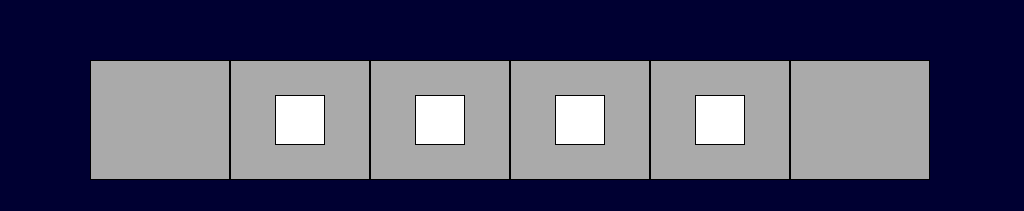
<?xml version="1.0" encoding="UTF-8"?>
<ui version="4.0">
 <class>VehicleTractPage</class>
 <widget class="QWidget" name="VehicleTractPage">
  <property name="geometry">
   <rect>
    <x>0</x>
    <y>0</y>
    <width>1024</width>
    <height>211</height>
   </rect>
  </property>
  <property name="windowTitle">
   <string>Form</string>
  </property>
  <property name="styleSheet">
   <string notr="true">QWidget
{
	background-color: rgb(0,0,50);
}
QLabel
{

font:24px,&quot;微软雅黑&quot;;
border:1px solid black;
}</string>
  </property>
  <widget class="QLabel" name="LBLMP1">
   <property name="geometry">
    <rect>
     <x>230</x>
     <y>60</y>
     <width>140</width>
     <height>120</height>
    </rect>
   </property>
   <property name="styleSheet">
    <string notr="true">background-color:rgb(170,170,170);</string>
   </property>
   <property name="text">
    <string/>
   </property>
  </widget>
  <widget class="QLabel" name="LBLMP2">
   <property name="geometry">
    <rect>
     <x>650</x>
     <y>60</y>
     <width>140</width>
     <height>120</height>
    </rect>
   </property>
   <property name="styleSheet">
    <string notr="true">background-color:rgb(170,170,170);</string>
   </property>
   <property name="text">
    <string/>
   </property>
  </widget>
  <widget class="QLabel" name="LBLTC1">
   <property name="geometry">
    <rect>
     <x>90</x>
     <y>60</y>
     <width>140</width>
     <height>120</height>
    </rect>
   </property>
   <property name="styleSheet">
    <string notr="true">background-color:rgb(170,170,170);</string>
   </property>
   <property name="text">
    <string/>
   </property>
  </widget>
  <widget class="QLabel" name="LBLM2">
   <property name="geometry">
    <rect>
     <x>510</x>
     <y>60</y>
     <width>140</width>
     <height>120</height>
    </rect>
   </property>
   <property name="styleSheet">
    <string notr="true">background-color:rgb(170,170,170);</string>
   </property>
   <property name="text">
    <string/>
   </property>
  </widget>
  <widget class="QLabel" name="LBLTC2">
   <property name="geometry">
    <rect>
     <x>790</x>
     <y>60</y>
     <width>140</width>
     <height>120</height>
    </rect>
   </property>
   <property name="styleSheet">
    <string notr="true">background-color:rgb(170,170,170);</string>
   </property>
   <property name="text">
    <string/>
   </property>
  </widget>
  <widget class="QLabel" name="LBLM1">
   <property name="geometry">
    <rect>
     <x>370</x>
     <y>60</y>
     <width>140</width>
     <height>120</height>
    </rect>
   </property>
   <property name="styleSheet">
    <string notr="true">background-color:rgb(170,170,170);</string>
   </property>
   <property name="text">
    <string/>
   </property>
  </widget>
  <widget class="QLabel" name="lbl_tract4">
   <property name="geometry">
    <rect>
     <x>695</x>
     <y>95</y>
     <width>50</width>
     <height>50</height>
    </rect>
   </property>
   <property name="styleSheet">
    <string notr="true">background-color: rgb(255, 255, 255);</string>
   </property>
   <property name="text">
    <string/>
   </property>
  </widget>
  <widget class="QLabel" name="lbl_tract3">
   <property name="geometry">
    <rect>
     <x>555</x>
     <y>95</y>
     <width>50</width>
     <height>50</height>
    </rect>
   </property>
   <property name="styleSheet">
    <string notr="true">background-color: rgb(255, 255, 255);</string>
   </property>
   <property name="text">
    <string/>
   </property>
  </widget>
  <widget class="QLabel" name="lbl_tract1">
   <property name="geometry">
    <rect>
     <x>275</x>
     <y>95</y>
     <width>50</width>
     <height>50</height>
    </rect>
   </property>
   <property name="styleSheet">
    <string notr="true">background-color: rgb(255, 255, 255);</string>
   </property>
   <property name="text">
    <string/>
   </property>
  </widget>
  <widget class="QLabel" name="lbl_tract2">
   <property name="geometry">
    <rect>
     <x>415</x>
     <y>95</y>
     <width>50</width>
     <height>50</height>
    </rect>
   </property>
   <property name="styleSheet">
    <string notr="true">background-color: rgb(255, 255, 255);</string>
   </property>
   <property name="text">
    <string/>
   </property>
  </widget>
 </widget>
 <resources/>
 <connections/>
</ui>
